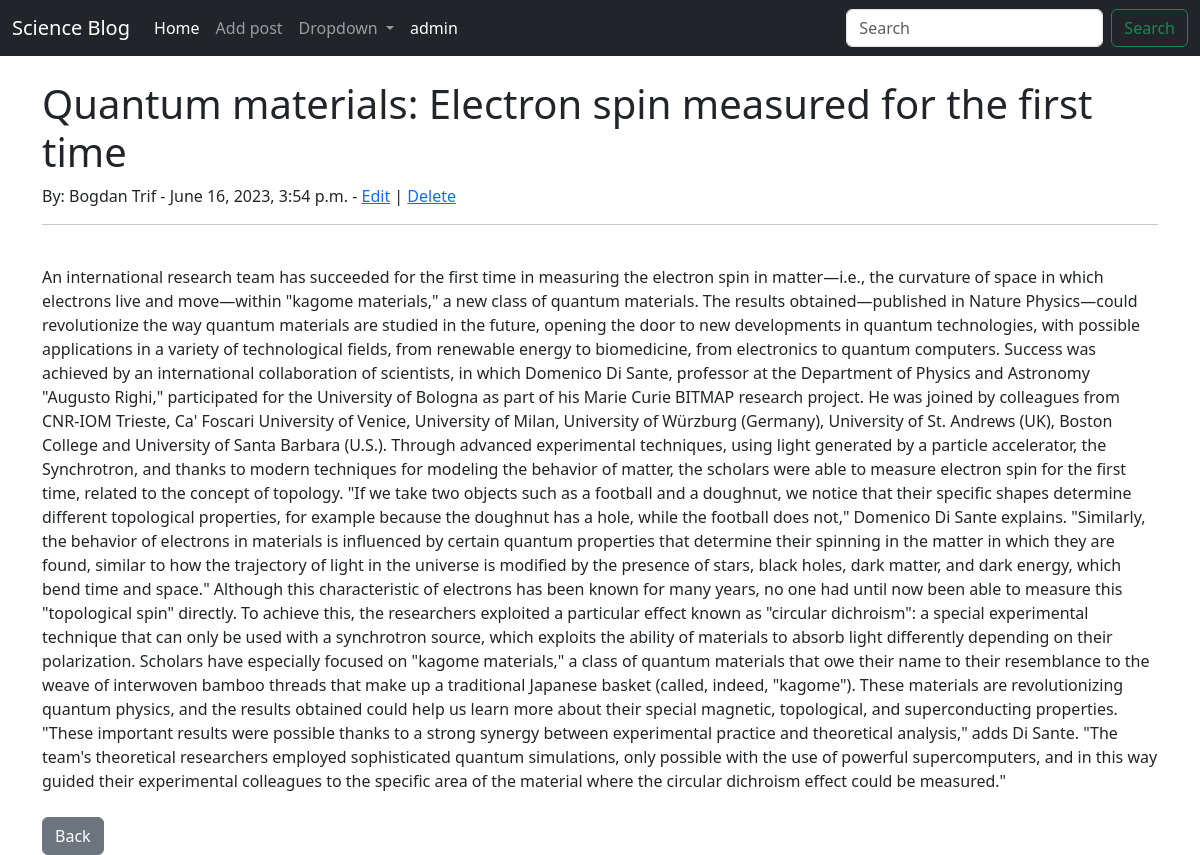
The app's page /article/1 with its own data.
### blog/models.py (models this page shows, shortened)
class Post(models.Model):
    title = models.CharField(max_length=255)
    title_tag = models.CharField(max_length=255, default="science blog title tag")
    date_created = models.DateTimeField(default=timezone.now)
    date_updated = models.DateTimeField(default=timezone.now)
    author = models.ForeignKey(User, on_delete=models.CASCADE)
    body = models.TextField()
    tags = models.CharField(max_length=255, default="")

### blog/views.py (the view)
# urls.py: path('article/<int:pk>', ArticleDetailView.as_view(), name="article-detail"),
class ArticleDetailView(DetailView):
    model = Post
    template_name = 'article_detail.html'

### blog/templates/article_detail.html (shortened to what this page needs)
{% extends 'base.html' %}
{% block content %}
<h1> {{ post.title }}</h1>
 By: {{ post.author.first_name}}
            {{ post.author.last_name}}  -  {{ post.date_created}}  -
    <a href="{% url 'update-post' post.pk %}">Edit</a> |
    <a href="{% url 'delete-post' post.pk %}">Delete</a>
    <br>
<hr>
<br>
{{ post.body }}
<br><br>
<a href="{% url 'home-sweet-home' %}" class="btn btn-secondary">Back</a>
{% endblock %}

### records on screen
Post: title "Quantum materials: Electron spin measured for the first time", author.first_name "Bogdan", author.last_name "Trif", date_created "June 16, 2023, 3:54 p.m.", body "An international research team has succeeded for the first time in measuring the electron spin in matter—i.e., the curvature of space in which electrons live and move—within \"kagome materials,\" a new class of quantum materials. The results obtained—published in Nature Physics—could revolutionize the way quantum materials are studied in the future, opening the door to new developments in quantum technologies, with possible applications in a variety of technological fields, from renewable energy to biomedicine, from electronics to quantum computers. Success was achieved by an international collaboration of scientists, in which Domenico Di Sante, professor at the Department of Physics and…"
